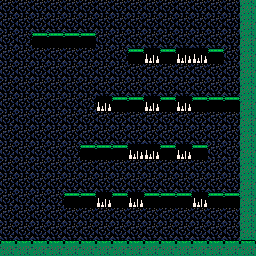

This game map was drawn from its Tiled (.tmx) file and the tilesets committed beside it. A one-line description and the full map source follow:
An orthogonal 16x16 tile map with 16x16 px tiles, 1 tile layer (Tile Layer 1), 2 tilesets.

<map version="1.4" tiledversion="1.4.2" orientation="orthogonal" renderorder="right-down" width="16" height="16" tilewidth="16" tileheight="16" infinite="0" nextlayerid="2" nextobjectid="1">
 <tileset firstgid="1" source="platformterrain.tsx" />
 <tileset firstgid="17" source="misc.tsx" />
 <layer id="1" name="Tile Layer 1" width="16" height="16">
  <data encoding="csv">
6,6,6,6,6,6,6,6,6,6,6,6,6,6,6,2,
6,6,6,6,6,6,6,6,6,6,6,6,6,6,6,2,
6,6,3,3,3,3,6,6,6,6,6,6,6,6,6,2,
6,6,6,6,6,6,6,6,3,19,3,19,19,3,6,2,
6,6,6,6,6,6,6,6,6,6,6,6,6,6,6,2,
6,6,6,6,6,6,6,6,6,6,6,6,6,6,6,2,
6,6,6,6,6,6,19,3,3,19,3,19,3,3,3,2,
6,6,6,6,6,6,6,6,6,6,6,6,6,6,6,2,
6,6,6,6,6,6,6,6,6,6,6,6,6,6,6,2,
6,6,6,6,6,3,3,3,19,19,3,19,3,6,6,2,
6,6,6,6,6,6,6,6,6,6,6,6,6,6,6,2,
6,6,6,6,6,6,6,6,6,6,6,6,6,6,6,2,
6,6,6,6,3,3,19,3,19,3,3,3,19,3,3,2,
6,6,6,6,6,6,6,6,6,6,6,6,6,6,6,2,
6,6,6,6,6,6,6,6,6,6,6,6,6,6,6,2,
1,1,1,1,1,1,1,1,1,1,1,1,1,1,1,1
</data>
 </layer>
</map>